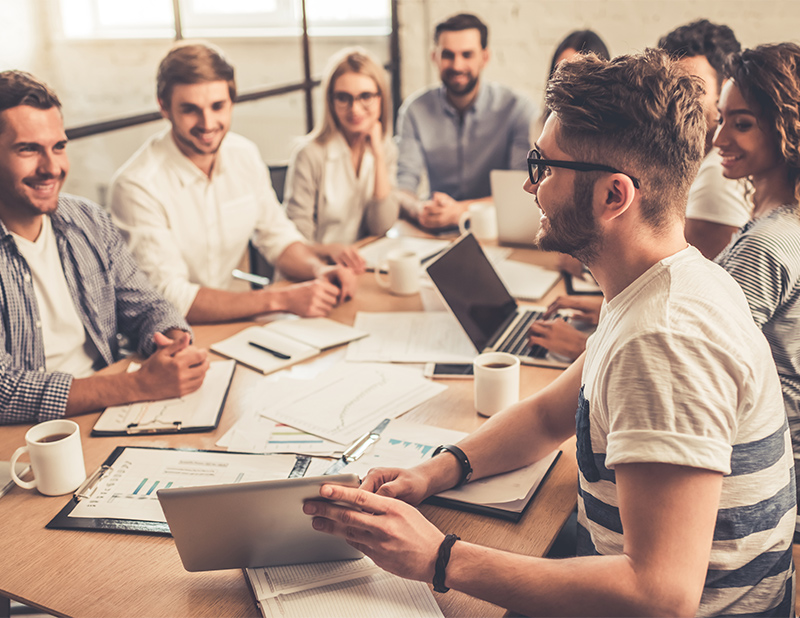
#> input picture day2/img.png, 800 x 618 px
$ python learn1.py
#> lines starting #> are read from the running program, lines starting #| are printed output that depends on the picture
import cv2
import numpy as np

img = cv2.imread("img.png")
#> img is the input picture: shape (618, 800, 3); mean B, G, R 139.6, 154.4, 179.8
print(img.item(100,250,1)) #100,250,0 -- 0:blue 1:green 2:red
#| 122

#roi
roi = img[65:250, 600:700] #[y1:y2, x1:x2]
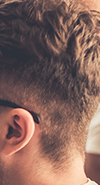
#> roi: shape (185, 100, 3); mean B, G, R 92.5, 100.6, 132.2
cv2.imshow("roi", roi)

'''
img[65:250, 300:400] = roi

img[:,:,0] = 255
img[:,:,1] = 255
'''

cv2.imshow("img", img)
cv2.waitKey(0)
cv2.destroyAllWindows()
